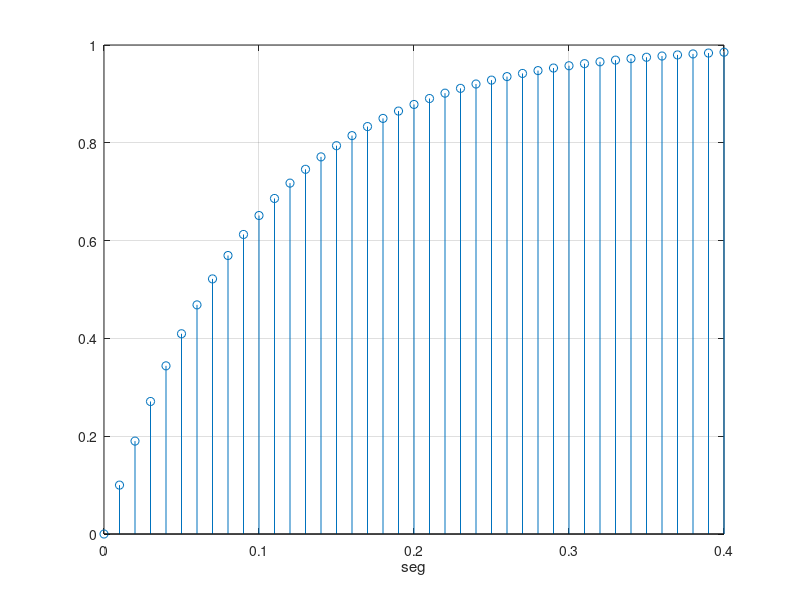

The MATLAB script that drew this image:
clear all;
clc;
vi = 1; 
a = 0.9;
dt = 10e-3; 
t(1) = 0; 
vf(1) = 0; 
for i = 2 : 41;
t(i) = (i-1) * dt;
vf(i) = (1-a) * vi + a * vf(i-1);
end
close; stem(t, vf); 
xlabel('seg'); grid